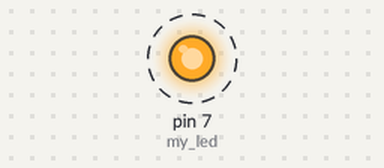
Simulated run of this sketch. Board: Arduino Uno, built with avr-gcc and run on an emulated ATmega328P. On the bench: output pins drawn as LEDs (lit = HIGH). Dashed ring = blinking.

Above: at 0.05 s.
Timing chart, 0 to 3.0 s (numbered marks = the images above):
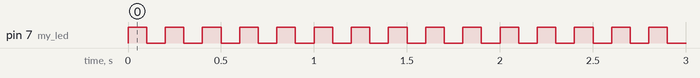

Measured:
- by itself, pin 7 (my_led): alternates HIGH for 0.10 s and LOW for 0.10 s

The sketch:

LED_BLINK.ino
```cpp
#define my_led 7

void setup() {

pinMode (my_led, OUTPUT);

}

void loop() {

digitalWrite(my_led, HIGH);

delay(100);

digitalWrite(my_led, LOW);

delay(100);

}
```
